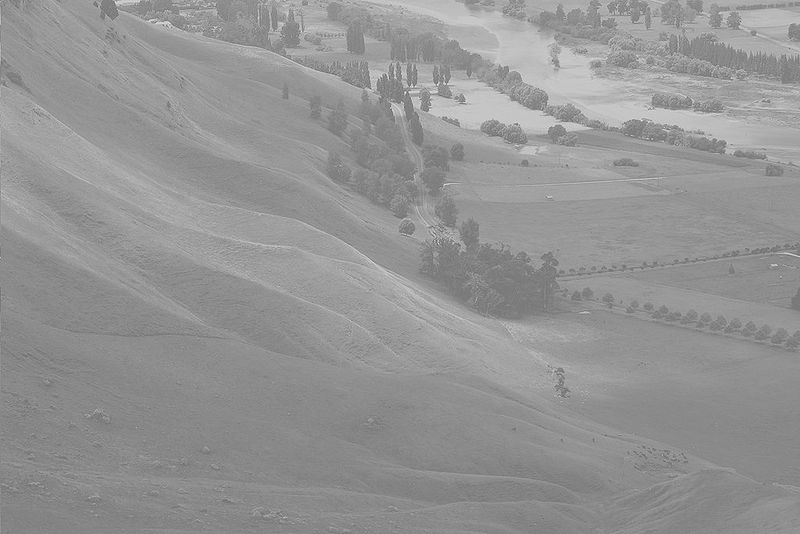
#> input picture XSTK/GKXSTK/anhtest.jpg, 800 x 534 px
$ python cv.py
#> lines starting #> are read from the running program, lines starting #| are printed output that depends on the picture
import cv2
import numpy as np
import matplotlib.pyplot as plt

histogram_0 = "anhtest.jpg"
img1 = cv2.imread(histogram_0)
#> img1 is the input picture: shape (534, 800, 3); min 86, max 246, mean 148
img = cv2.imread(histogram_0)

hist1 = np.zeros((256,), np.uint8)
[width,height] = img1.shape[:2]
#> width = 534; height = 800

for i in range(width):
    for j in range(height):
        hist1[img1[i][j]] += 1
# lấy kích thước của ảnh
def getSizeOfImage(img):
    hist = np.zeros((256,), np.uint8)
    [width,height] = img.shape[:2]
#> width = 534; height = 800

# tính các giá trị của histogram
    for i in range(width):
        for j in range(height):
            hist[img[i][j]] += 1
    hist = hist.ravel()

    array = np.zeros_like(hist, np.float64)
#> array = 256 values from 0 to 0
# hàm biến đổi theo bước 4 của lý thuyết
    for i in range(len(array)):
        array[i] = hist[:i].sum()
#> after the loop, array = 256 values from 0 to 12736
    new_hist = ((array - array.min()) / (array.max() - array.min())) * 255
#> new_hist = 256 values from 0 to 255
    new_hist = np.uint8(new_hist)
    return new_hist

# Cân bằng historgram
histogram_1 = getSizeOfImage(img)
#> histogram_1 = 256 values from 0 to 255

[width,height] = img.shape[:2]
# # tính các giá trị của histogram 1
for i in range(width):
   for j in range(height):
        img[i,j] = histogram_1[img[i][j]]
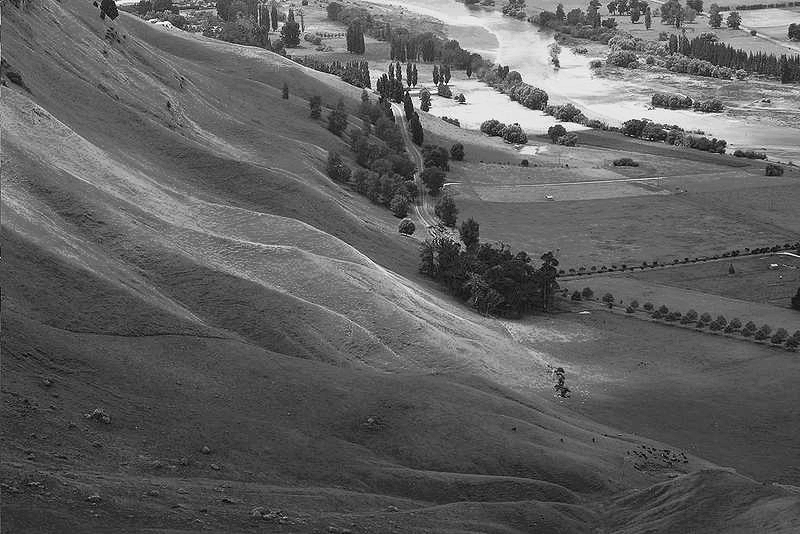
#> img: shape (534, 800, 3); min 0, max 254, mean 95.7

# Hiện ảnh
fig = plt.figure()
plt.title("Trước và sau khi dùng histogram equalization")
plt.subplot(221)
plt.title("Ảnh trước cân bằng")
plt.imshow(img1, cmap = 'gray')

plt.subplot(222)
plt.title("Ảnh sau cân bằng")
plt.imshow(img, cmap='gray')

plt.subplot(223)
plt.title("Histogram trước cân bằng")
plt.plot(hist1)

plt.subplot(224)
plt.plot(histogram_1)
plt.title("Histogram sau cân bằng")

plt.tight_layout()
plt.show()
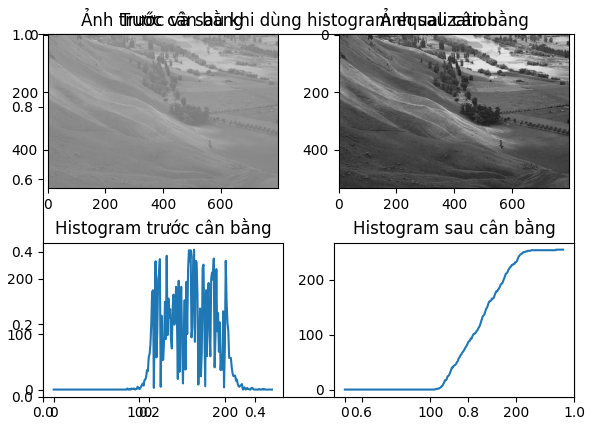
#> figure drawn by matplotlib, 4 panels; panel 3: curve peaks at x = 164, y = 252; panel 4: curve peaks at x = 247, y = 255
